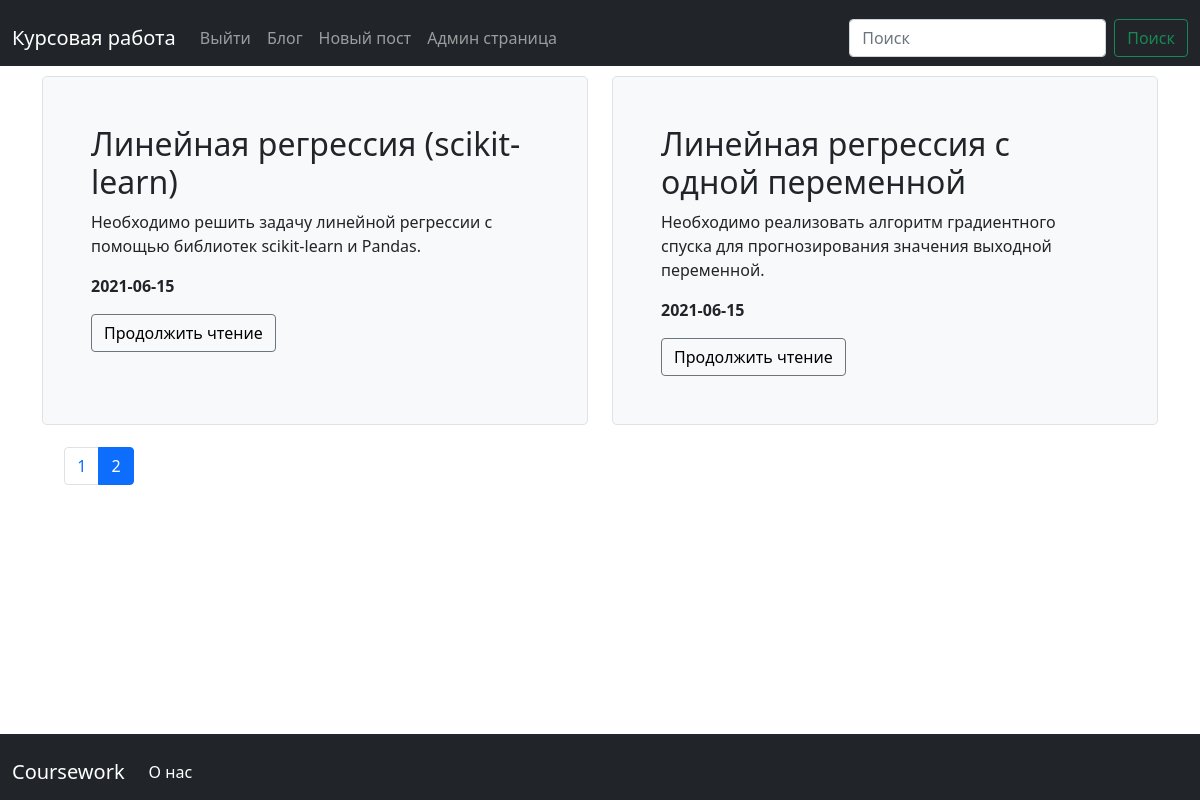
Screenshot of /blog?page=2 (signed in) with the database file from the repository.
### app.py (models this page shows, shortened)
class Post(db.Model):
    id = db.Column(db.Integer, primary_key=True)
    title = db.Column(db.String(100), nullable=False)
    intro = db.Column(db.String(300), nullable=False)
    body = db.Column(db.Text, nullable=False)
    date = db.Column(db.DateTime, default=datetime.utcnow)
    tags = db.relationship('Tag', secondary=post_tags, backref=db.backref('posts', lazy='dynamic'))

### app.py (the view)
@app.route('/blog')
def blog():
    q = request.args.get('q')
    page = request.args.get('page')
    if page and page.isdigit():
        page = int(page)
    else:
        page = 1
    if q:
        posts = Post.query.order_by(Post.date.desc()).filter(Post.title.contains(q) | Post.body.contains(q)) #.all()
    else:
        posts = Post.query.order_by(Post.date.desc()) #.all()
    pages = posts.paginate(page=page, per_page=2)
    return render_template("blog.html", posts=posts, pages=pages)

### templates/blog.html (shortened to what this page needs)
{% extends 'base.html' %}
{% block body %}
<div class="row align-items-md-stretch">
    {% for post in pages.items %}
    <div class="col-md-6">
        <div class="h-100 p-5 bg-light border rounded-3">
            <h2>{{ post.title }}</h2>
            <p>{{ post.intro }}</p>
            <p><b>{{ post.date.date() }}</b></p>
            <button class="btn btn-outline-secondary" type="button"><a href="/posts/{{ post.id }}">Продолжить чтение</a></button>
        </div>
    </div>
    {% endfor %}
</div>
<div class="pag">
    <ul class="pagination pagination">
        {% for page in pages.iter_pages() %}
        <li {% if page == pages.page %} class="page-item active" {% else %} class="page-item" {% endif %}>
            <a class="page-link" href="./blog?page={{ page }}">{{ page }}</a>
        </li>
        {% endfor %}
    </ul>
</div>
{% endblock %}

### static/css/main.css (style rules this page uses)
.align-items-md-stretch { align-items: stretch!important; }
a { text-decoration: none; color: black; }
.pag { margin: 2%; }

### rows the page displays
Post: title "Линейная регрессия (scikit-learn)", intro "Необходимо решить задачу линейной регрессии с помощью библиотек scikit-learn и Pandas.", date "2021-06-15"
Post: title "Линейная регрессия с одной переменной", intro "Необходимо реализовать алгоритм градиентного спуска для прогнозирования значения выходной переменной.", date "2021-06-15"

### other values shown
{{ page }} "1" "2"
